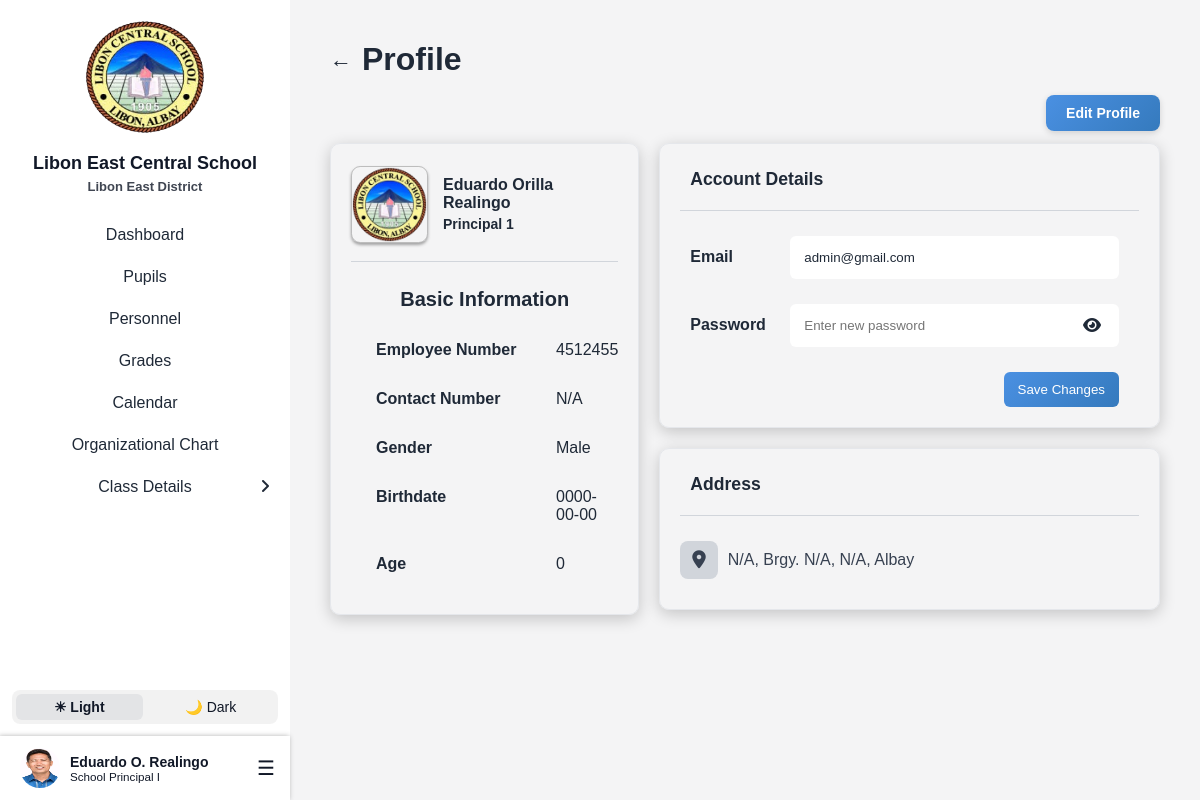
/Landing/Login/Page/adminProfile.php (signed in), run on the app's committed database.
### tables this page shows
CREATE TABLE `teachers` (
  `teacher_id` int(11) NOT NULL,
  `first_name` varchar(100) DEFAULT NULL,
  `middle_name` varchar(100) DEFAULT NULL,
  `last_name` varchar(100) DEFAULT NULL,
  `employee_no` varchar(20) DEFAULT NULL,
  `email` varchar(100) DEFAULT NULL,
  `password` varchar(255) DEFAULT NULL,
  `gender` enum('Male','Female','Other') DEFAULT NULL,
  `birthdate` date DEFAULT NULL,
  `age` int(11) DEFAULT NULL,
  `contact_no` varchar(20) DEFAULT NULL,
  `house_no_street` varchar(255) DEFAULT NULL,
  `barangay` varchar(255) DEFAULT NULL,
  `municipality` varchar(255) DEFAULT NULL,
  `province` varchar(255) DEFAULT NULL,
  `position` varchar(255) NOT NULL,
  `image` varchar(255) NOT NULL DEFAULT 'teacher.png',
  `user_type` char(1) NOT NULL DEFAULT 't' COMMENT 'a - admin\r\nt- teacher\r\nn- non-teaching',
  `user_status` char(1) NOT NULL DEFAULT 'a' COMMENT 'a - active\r\ni - inactive',
  `created_at` datetime DEFAULT current_timestamp(),
  `updated_at` datetime DEFAULT current_timestamp() ON UPDATE current_timestamp(),
  `created_by` int(11) DEFAULT NULL,
  `updated_by` int(11) DEFAULT NULL
);

### Landing/Login/Page/adminProfile.php (the view, shortened to what this page needs)
<?php
include 'lecs_db.php';
$teacher_id = intval($_SESSION['teacher_id']);
$stmt = $conn->prepare("SELECT CONCAT(first_name, ' ', COALESCE(middle_name, ''), ' ', last_name) AS full_name, employee_no, email, gender, birthdate, age, contact_no,
                               house_no_street, barangay, municipality, province, position, image
                        FROM teachers WHERE teacher_id = ? LIMIT 1");
$stmt->bind_param("i", $teacher_id);
$stmt->execute();
$teacher = $stmt->get_result()->fetch_assoc();
$teacherName = htmlspecialchars($teacher['full_name'] ?? "Unknown Teacher");
$teacherPos = htmlspecialchars($teacher['position'] ?? "Teacher");
$employeeNo = htmlspecialchars($teacher['employee_no'] ?? "N/A");
$email = htmlspecialchars($teacher['email'] ?? "");
$contactNo = htmlspecialchars($teacher['contact_no'] ?? "N/A");
$gender = htmlspecialchars($teacher['gender'] ?? "N/A");
$birthdate = htmlspecialchars($teacher['birthdate'] ?? "N/A");
$age = htmlspecialchars($teacher['age'] ?? "N/A");
$addressParts = [];
if (!empty($teacher['house_no_street'])) {
    $addressParts[] = $teacher['house_no_street'];
}
if (!empty($teacher['barangay'])) {
    $addressParts[] = "Brgy. " . $teacher['barangay'];
}
if (!empty($teacher['municipality'])) {
    $addressParts[] = $teacher['municipality'];
}
if (!empty($teacher['province'])) {
    $addressParts[] = $teacher['province'];
}
$address = htmlspecialchars(implode(", ", $addressParts)) ?: "No address provided";
$imagePath = "Uploads/teachers/" . ($teacher['image'] ?? "teacher.png");
if (!file_exists(__DIR__ . "/" . $imagePath)) {
    $imagePath = "Uploads/teachers/teacher.png";
}
?>
<!DOCTYPE html>
<html lang="en">
<head>
    <link rel="stylesheet" href="css/profile.css">
    <link rel="stylesheet" href="css/all.min.css">
</head>
<body>
<div class="container">
    <?php include 'sidebar.php'; ?>
    <div class="main-content">
        <div class="profile-header">
            <a href="adminDashboard.php" class="back-arrow">←</a>
            <h1>Profile</h1>
        </div>
        <div class="btn-row">
            <a href="adminEditProfile.php" class="edit-btn">Edit Profile</a>
        </div>
        <div class="profile-grid">
            <div class="card left-card">
                <div class="profile-header-flex">
                    <img src="<?= htmlspecialchars($imagePath); ?>" alt="Profile Picture" class="profile-img">
                    <div class="profile-info">
                        <h2><?= $teacherName ?></h2>
                        <p class="teacher-position"><?= $teacherPos ?></p>
                    </div>
                </div>
                <div class="divider"></div>
                <h4 class="basic-details">Basic Information</h4>
                <div class="basic-info">
                    <div class="row"><span class="label">Employee Number</span><span class="value"><?= $employeeNo ?></span></div>
                    <div class="row"><span class="label">Contact Number</span><span class="value"><?= $contactNo ?></span></div>
                    <div class="row"><span class="label">Gender</span><span class="value"><?= $gender ?></span></div>
                    <div class="row"><span class="label">Birthdate</span><span class="value"><?= $birthdate ?></span></div>
                    <div class="row"><span class="label">Age</span><span class="value"><?= $age ?></span></div>
                </div>
            </div>
            <div class="right-section">
                <div class="card">
                    <div class="acc-details">
                        <h3>Account Details</h3>
                    </div>
                    <form method="POST" action="">
                        <div class="input-row">
                            <label for="email">Email</label>
                            <input type="email" id="email" name="email" value="<?= $email ?>">
                        </div>
                        <div class="input-row">
                            <label for="password">Password</label>
                            <div class="password-wrapper">
                                <input type="password" id="password" name="password" placeholder="Enter new password">
                                <button type="button" class="toggle-pass">
                                    <i class="fa-solid fa-eye"></i>
                                </button>
                            </div>
                        </div>
                        <div class="button-row">
                            <button type="submit" class="save-btn">Save Changes</button>
                        </div>
                    </form>
                </div>
                <div class="card">
                    <div class="acc-details">
                        <h3>Address</h3>
                    </div>
                    <div class="address-box">
                        <i class="fa-solid fa-location-dot"></i>
                        <span><?= $address ?></span>
                    </div>
                </div>
            </div>
        </div>
    </div>
</div>
</body>
</html>

### Landing/Login/Page/sidebar.php (shortened to what this page needs)
<?php
include 'lecs_db.php';
$current_page = basename($_SERVER['PHP_SELF']);
$classInfoPages = ['adminGradeLevel.php', 'adminSections.php', 'adminSubjects.php', 'adminSchoolYear.php', 'adminSectionName.php', 'adminOrganizationalChart'];
$isClassInfoActive = in_array($current_page, $classInfoPages);
if (!function_exists('arabic_to_roman')) {
    function arabic_to_roman($num) {
        $roman_numerals = [
            1000 => 'M', 900 => 'CM', 500 => 'D', 400 => 'CD',
            100 => 'C', 90 => 'XC', 50 => 'L', 40 => 'XL',
            10 => 'X', 9 => 'IX', 5 => 'V', 4 => 'IV', 1 => 'I'
        ];
        $roman = '';
        foreach ($roman_numerals as $value => $symbol) {
            while ($num >= $value) {
                $roman .= $symbol;
                $num -= $value;
            }
        }
        return $roman;
    }
}
if (!function_exists('format_position')) {
    function format_position($pos) {
        $is_principal = stripos($pos, 'principal') !== false;
        if (preg_match('/(.*) (\d+)$/', $pos, $matches)) {
            $base = $matches[1];
            $num = intval($matches[2]);
            $roman = arabic_to_roman($num);
            $new_pos = $base . ' ' . $roman;
        } else {
            $new_pos = $pos;
        }
        if ($is_principal) {
            $new_pos = 'School ' . $new_pos;
        }
        return $new_pos;
    }
}
$admin_id = isset($_SESSION['teacher_id']) ? intval($_SESSION['teacher_id']) : 0;
$adminData = [
    'first_name' => 'Admin',
    'middle_name' => '',
    'last_name' => 'User',
    'position' => 'Administrator',
    'image' => 'teacher.png'
];
if ($admin_id > 0 && $_SESSION['user_type'] === 'a') {
    $stmt = $conn->prepare("SELECT first_name, middle_name, last_name, position, image FROM teachers WHERE teacher_id = ?");
    $stmt->bind_param("i", $admin_id);
    $stmt->execute();
    $res = $stmt->get_result();
    if ($res && $res->num_rows > 0) {
        $adminData = $res->fetch_assoc();
    }
}
$middle_initial = !empty($adminData['middle_name']) ? substr($adminData['middle_name'], 0, 1) . '.' : '';
$full_name = trim($adminData['first_name'] . ' ' . $middle_initial . ' ' . $adminData['last_name']);
?>
<link rel="stylesheet" href="css/all.min.css">
<link rel="stylesheet" href="css/sidebar.css">
<div class="sidebar">
    <div class="sidebar-top">
        <img class="logo" src="images/lecs-logo no bg.png" alt="School Logo">
        <h2>Libon East Central School</h2>
        <small class="east">Libon East District</small>
        <div class="nav-links">
            <a href="adminDashboard.php" class="<?= ($current_page == 'adminDashboard.php') ? 'active' : '' ?>">Dashboard</a>
            <a href="adminPupils.php" class="<?= ($current_page == 'adminPupils.php' || $current_page == 'add_pupil.php' || $current_page == 'adminPupilsProfile.php') ? 'active' : '' ?>">Pupils</a>
            <a href="adminTeachers.php" class="<?= ($current_page == 'adminTeachers.php' || $current_page == 'add_teacher.php' || $current_page == 'edit_teacher.php') ? 'active' : '' ?>">Personnel</a>
            <a href="adminGrades.php" class="<?= ($current_page == 'adminGrades.php' || $current_page == 'adminViewGrades.php') ? 'active' : '' ?>">Grades</a>
            <a href="adminEventCalendar.php" class="<?= ($current_page == 'adminEventCalendar.php') ? 'active' : '' ?>">Calendar</a>
            <a href="adminOrganizationalChart.php" class="<?= ($current_page == 'adminOrganizationalChart.php') ? 'active' : '' ?>">Organizational Chart</a>
            <a href="#" id="classInfoLink" class="class-info <?= $isClassInfoActive ? 'active' : '' ?>">
                <span>Class Details</span>
                <i id="classInfoIcon" class="fa-solid <?= $isClassInfoActive ? 'fa-angle-down' : 'fa-angle-right' ?>"></i>
            </a>
        </div>
    </div>
    <div class="sidebar-bottom">
        <div class="toggle-mode">
            <button class="toggle-btn light-mode" onclick="setMode('light')">☀ Light</button>
            <button class="toggle-btn dark-mode" onclick="setMode('dark')">🌙 Dark</button>
        </div>
        <div class="profile-menu">
            <div class="profile">
                <img src="Uploads/teachers/<?= htmlspecialchars($adminData['image']) ?>" alt="Profile Picture">
                <div class="profile-info">
                    <strong><?= htmlspecialchars($full_name) ?></strong>
                    <small><?= htmlspecialchars(format_position($adminData['position'])) ?></small>
                </div>
            </div>
            <div class="burger" role="button" aria-label="Open menu" tabindex="0">&#9776;</div>
        </div>
    </div>
</div>

### Landing/Login/Page/css/profile.css (style rules this page uses)
:root { --primary-color: #2563eb; --background-light: #f4f4f5; --sidebar-light: #ffffff; --card-light: #ffffff; --input-light: #f9fafb; --divider-light: #d1d5db; --text-light: #1f2937; --background-dark: #1e293b; --sidebar-dark: #334155; --card-dark: #2a3446; --input-dark: #1e293b; --divider-dark: #444; --text-dark: #f1f5f9; }
body { margin: 0; font-family: Arial, sans-serif; transition: background-color 0.3s, color 0.3s; }
:root.light { background-color: var(--background-light); color: var(--text-light); }
:root.light .input-row input { color: var(--text-light); }
:root.light .divider { border-top: 1px solid var(--divider-light); }
:root.light .back-arrow { color: var(--text-light); }
:root.light .toggle-pass { color: var(--text-light); }
.container { display: flex; min-height: 100vh; }
.main-content { flex: 1; padding: 20px 40px; margin-left: 290px; transition: color 0.3s; }
.profile-header { display: flex; align-items: center; margin-bottom: 20px; }
.back-arrow { font-size: 22px; margin-right: 10px; text-decoration: none; }
.profile-grid { display: grid; grid-template-columns: 1fr 2fr; gap: 20px; }
.card { padding: 20px; border-radius: 10px; border: 1px solid #e5e7eb; box-shadow: 0 4px 16px rgba(0,0,0,0.2); margin-bottom: 20px; background-color: transparent; }
.left-card { text-align: left; }
.profile-header-flex { display: flex; align-items: center; gap: 15px; margin-bottom: 15px; }
.profile-img { width: 75px; height: 75px; border-radius: 12%; border: 1px solid rgba(62, 62, 62, 0.301); box-shadow: #46464677 0 2px 3px; }
.profile-info h2 { margin: 0; font-size: 16px; margin-top: 12px; }
.teacher-position { font-weight: bold; font-size: 14px; margin-top: 4px; }
.divider { margin: 15px 0; }
.basic-details { margin-bottom: 30px; text-align: center; font-size: 20px; }
.basic-info { display: flex; flex-direction: column; gap: 30px; margin-left: 25px; margin-bottom: 20px; }
.basic-info .row { display: flex; justify-content: space-between; border-bottom: 1px solid transparent; }
.basic-info .label { width: 180px; font-weight: bold; flex-shrink: 0; }
.basic-info .value { flex: 1; }
.card h3 { font-size: 1.1rem; margin-top: 5px; margin-left: 10px; margin-bottom: 20px; align-items: center; }
.acc-details { border-bottom: 1px solid var(--divider-light); }
.input-row { display: flex; align-items: center; margin-bottom: 12px; margin: 25px 20px 15px 10px; }
.input-row label { width: 100px; font-weight: bold; }
.input-row input { flex: 1; border: none; border-radius: 6px; padding: 14px; transition: background-color 0.3s, color 0.3s; }
.password-wrapper { position: relative; flex: 1; display: flex; align-items: center; }
.password-wrapper input { width: 100%; padding-right: 40px; }
.password-wrapper .toggle-pass { position: absolute; right: 12px; background: transparent; border: none; cursor: pointer; font-size: 16px; color: inherit; display: flex; align-items: center; justify-content: center; }
.button-row { display: flex; justify-content: flex-end; margin: 10px 20px 0 10px; }
.save-btn { background: linear-gradient(135deg, #4a90e2, #357ABD); color: white; border: none; padding: 10px 14px; border-radius: 6px; cursor: pointer; margin-top: 10px; }
.address-box { margin-top: 15px; display: flex; align-items: center; padding: 10px 0; font-size: 16px; line-height: 1.6; color: #374151; }
.address-box i { margin-right: 10px; font-size: 18px; background-color: var(--divider-light); padding: 10px 12px; border-radius: 8px; }
.btn-row { display: flex; justify-content: flex-end; margin-bottom: 12px; margin-top: -25px; }
.edit-btn { background: linear-gradient(135deg, #4a90e2, #357ABD); color: #fff; padding: 10px 20px; border: none; border-radius: 8px; cursor: pointer; font-weight: 600; font-size: 14px; box-shadow: 0 2px 6px rgba(0, 0, 0, 0.15); transition: background-color 0.3s ease, transform 0.2s ease; display: inline-flex; align-items: center; gap: 8px; text-decoration: none; }

### data on the page
teachers: image (picture), full_name "Eduardo O. Realingo", position "School Principal I", position "Principal 1", employee_no "4512455", contact_no "N/A", gender "Male", birthdate "0000-00-00", age "0", email "admin@gmail.com"

### other printed values
$teacherName "Eduardo Orilla Realingo"
$address "N/A, Brgy. N/A, N/A, Albay"
